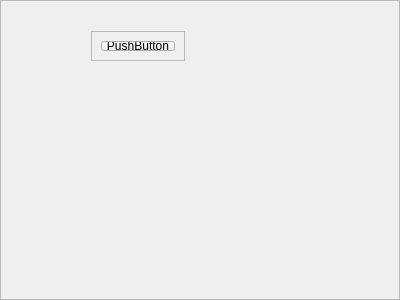
<?xml version="1.0" encoding="UTF-8"?>
<ui version="4.0">
 <class>SettingsGeneral</class>
 <widget class="QFrame" name="SettingsGeneral">
  <property name="geometry">
   <rect>
    <x>0</x>
    <y>0</y>
    <width>400</width>
    <height>300</height>
   </rect>
  </property>
  <property name="windowTitle">
   <string>Frame</string>
  </property>
  <layout class="QVBoxLayout" name="verticalLayout">
   <property name="spacing">
    <number>0</number>
   </property>
   <property name="leftMargin">
    <number>0</number>
   </property>
   <property name="topMargin">
    <number>0</number>
   </property>
   <property name="rightMargin">
    <number>0</number>
   </property>
   <property name="bottomMargin">
    <number>0</number>
   </property>
   <item>
    <widget class="QScrollArea" name="scrollArea">
     <property name="widgetResizable">
      <bool>true</bool>
     </property>
     <widget class="QWidget" name="scrollAreaWidgetContents">
      <property name="geometry">
       <rect>
        <x>0</x>
        <y>0</y>
        <width>398</width>
        <height>298</height>
       </rect>
      </property>
      <widget class="QFrame" name="frame">
       <property name="geometry">
        <rect>
         <x>90</x>
         <y>30</y>
         <width>94</width>
         <height>30</height>
        </rect>
       </property>
       <property name="sizePolicy">
        <sizepolicy hsizetype="Expanding" vsizetype="Expanding">
         <horstretch>0</horstretch>
         <verstretch>0</verstretch>
        </sizepolicy>
       </property>
       <property name="frameShape">
        <enum>QFrame::StyledPanel</enum>
       </property>
       <property name="frameShadow">
        <enum>QFrame::Raised</enum>
       </property>
       <layout class="QVBoxLayout" name="verticalLayout_2">
        <item>
         <widget class="QPushButton" name="pushButton">
          <property name="text">
           <string>PushButton</string>
          </property>
         </widget>
        </item>
       </layout>
      </widget>
     </widget>
    </widget>
   </item>
  </layout>
 </widget>
 <resources/>
 <connections/>
</ui>
